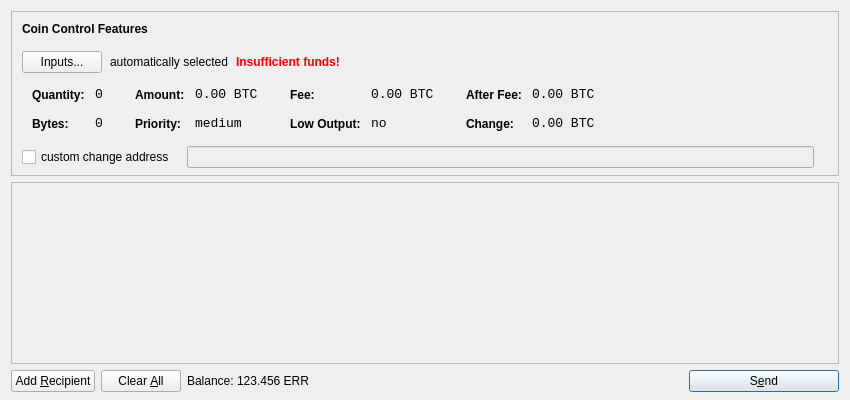
<?xml version="1.0" encoding="UTF-8"?>
<ui version="4.0">
 <class>SendCoinsDialog</class>
 <widget class="QDialog" name="SendCoinsDialog">
  <property name="geometry">
   <rect>
    <x>0</x>
    <y>0</y>
    <width>850</width>
    <height>400</height>
   </rect>
  </property>
  <property name="windowTitle">
   <string>Send Coins</string>
  </property>
  <layout class="QVBoxLayout" name="verticalLayout" stretch="0,1,0">
   <property name="bottomMargin">
    <number>8</number>
   </property>
   <item>
    <widget class="QFrame" name="frameCoinControl">
     <property name="sizePolicy">
      <sizepolicy hsizetype="Expanding" vsizetype="Expanding">
       <horstretch>0</horstretch>
       <verstretch>0</verstretch>
      </sizepolicy>
     </property>
     <property name="maximumSize">
      <size>
       <width>16777215</width>
       <height>16777215</height>
      </size>
     </property>
     <property name="frameShape">
      <enum>QFrame::StyledPanel</enum>
     </property>
     <property name="frameShadow">
      <enum>QFrame::Sunken</enum>
     </property>
     <layout class="QVBoxLayout" name="verticalLayoutCoinControl2">
      <property name="spacing">
       <number>-1</number>
      </property>
      <property name="leftMargin">
       <number>0</number>
      </property>
      <property name="topMargin">
       <number>0</number>
      </property>
      <property name="rightMargin">
       <number>0</number>
      </property>
      <property name="bottomMargin">
       <number>6</number>
      </property>
      <item>
       <layout class="QVBoxLayout" name="verticalLayoutCoinControl" stretch="0,0,0,0,1">
        <property name="spacing">
         <number>0</number>
        </property>
        <property name="leftMargin">
         <number>10</number>
        </property>
        <property name="topMargin">
         <number>10</number>
        </property>
        <item>
         <layout class="QHBoxLayout" name="horizontalLayoutCoinControl1">
          <property name="bottomMargin">
           <number>15</number>
          </property>
          <item>
           <widget class="QLabel" name="labelCoinControlFeatures">
            <property name="sizePolicy">
             <sizepolicy hsizetype="Preferred" vsizetype="Maximum">
              <horstretch>0</horstretch>
              <verstretch>0</verstretch>
             </sizepolicy>
            </property>
            <property name="font">
             <font>
              <weight>75</weight>
              <bold>true</bold>
             </font>
            </property>
            <property name="styleSheet">
             <string notr="true">font-weight:bold;</string>
            </property>
            <property name="text">
             <string>Coin Control Features</string>
            </property>
           </widget>
          </item>
         </layout>
        </item>
        <item>
         <layout class="QHBoxLayout" name="horizontalLayoutCoinControl2" stretch="0,0,0,0">
          <property name="spacing">
           <number>8</number>
          </property>
          <property name="bottomMargin">
           <number>10</number>
          </property>
          <item>
           <widget class="QPushButton" name="pushButtonCoinControl">
            <property name="styleSheet">
             <string notr="true"/>
            </property>
            <property name="text">
             <string>Inputs...</string>
            </property>
           </widget>
          </item>
          <item>
           <widget class="QLabel" name="labelCoinControlAutomaticallySelected">
            <property name="text">
             <string>automatically selected</string>
            </property>
            <property name="margin">
             <number>5</number>
            </property>
           </widget>
          </item>
          <item>
           <widget class="QLabel" name="labelCoinControlInsuffFunds">
            <property name="font">
             <font>
              <weight>75</weight>
              <bold>true</bold>
             </font>
            </property>
            <property name="styleSheet">
             <string notr="true">color:red;font-weight:bold;</string>
            </property>
            <property name="text">
             <string>Insufficient funds!</string>
            </property>
            <property name="margin">
             <number>5</number>
            </property>
           </widget>
          </item>
          <item>
           <spacer name="horizontalSpacerCoinControl">
            <property name="orientation">
             <enum>Qt::Horizontal</enum>
            </property>
            <property name="sizeHint" stdset="0">
             <size>
              <width>40</width>
              <height>1</height>
             </size>
            </property>
           </spacer>
          </item>
         </layout>
        </item>
        <item>
         <widget class="QWidget" name="widgetCoinControl" native="true">
          <property name="sizePolicy">
           <sizepolicy hsizetype="Preferred" vsizetype="Preferred">
            <horstretch>0</horstretch>
            <verstretch>0</verstretch>
           </sizepolicy>
          </property>
          <property name="minimumSize">
           <size>
            <width>0</width>
            <height>0</height>
           </size>
          </property>
          <property name="styleSheet">
           <string notr="true"/>
          </property>
          <layout class="QHBoxLayout" name="horizontalLayoutCoinControl5">
           <property name="margin">
            <number>0</number>
           </property>
           <item>
            <layout class="QHBoxLayout" name="horizontalLayoutCoinControl3" stretch="0,0,0,1">
             <property name="spacing">
              <number>20</number>
             </property>
             <property name="topMargin">
              <number>0</number>
             </property>
             <property name="bottomMargin">
              <number>10</number>
             </property>
             <item>
              <layout class="QFormLayout" name="formLayoutCoinControl1">
               <property name="horizontalSpacing">
                <number>10</number>
               </property>
               <property name="verticalSpacing">
                <number>14</number>
               </property>
               <property name="leftMargin">
                <number>10</number>
               </property>
               <property name="topMargin">
                <number>4</number>
               </property>
               <property name="rightMargin">
                <number>6</number>
               </property>
               <item row="0" column="0">
                <widget class="QLabel" name="labelCoinControlQuantityText">
                 <property name="styleSheet">
                  <string notr="true">font-weight:bold;</string>
                 </property>
                 <property name="text">
                  <string>Quantity:</string>
                 </property>
                 <property name="margin">
                  <number>0</number>
                 </property>
                </widget>
               </item>
               <item row="0" column="1">
                <widget class="QLabel" name="labelCoinControlQuantity">
                 <property name="font">
                  <font>
                   <family>Monospace</family>
                   <pointsize>10</pointsize>
                  </font>
                 </property>
                 <property name="cursor">
                  <cursorShape>IBeamCursor</cursorShape>
                 </property>
                 <property name="contextMenuPolicy">
                  <enum>Qt::ActionsContextMenu</enum>
                 </property>
                 <property name="text">
                  <string notr="true">0</string>
                 </property>
                 <property name="margin">
                  <number>0</number>
                 </property>
                 <property name="textInteractionFlags">
                  <set>Qt::LinksAccessibleByMouse|Qt::TextSelectableByKeyboard|Qt::TextSelectableByMouse</set>
                 </property>
                </widget>
               </item>
               <item row="1" column="0">
                <widget class="QLabel" name="labelCoinControlBytesText">
                 <property name="styleSheet">
                  <string notr="true">font-weight:bold;</string>
                 </property>
                 <property name="text">
                  <string>Bytes:</string>
                 </property>
                </widget>
               </item>
               <item row="1" column="1">
                <widget class="QLabel" name="labelCoinControlBytes">
                 <property name="font">
                  <font>
                   <family>Monospace</family>
                   <pointsize>10</pointsize>
                  </font>
                 </property>
                 <property name="cursor">
                  <cursorShape>IBeamCursor</cursorShape>
                 </property>
                 <property name="contextMenuPolicy">
                  <enum>Qt::ActionsContextMenu</enum>
                 </property>
                 <property name="text">
                  <string notr="true">0</string>
                 </property>
                 <property name="textInteractionFlags">
                  <set>Qt::LinksAccessibleByMouse|Qt::TextSelectableByKeyboard|Qt::TextSelectableByMouse</set>
                 </property>
                </widget>
               </item>
              </layout>
             </item>
             <item>
              <layout class="QFormLayout" name="formLayoutCoinControl2">
               <property name="horizontalSpacing">
                <number>10</number>
               </property>
               <property name="verticalSpacing">
                <number>14</number>
               </property>
               <property name="leftMargin">
                <number>6</number>
               </property>
               <property name="topMargin">
                <number>4</number>
               </property>
               <property name="rightMargin">
                <number>6</number>
               </property>
               <item row="0" column="0">
                <widget class="QLabel" name="labelCoinControlAmountText">
                 <property name="styleSheet">
                  <string notr="true">font-weight:bold;</string>
                 </property>
                 <property name="text">
                  <string>Amount:</string>
                 </property>
                 <property name="margin">
                  <number>0</number>
                 </property>
                </widget>
               </item>
               <item row="0" column="1">
                <widget class="QLabel" name="labelCoinControlAmount">
                 <property name="font">
                  <font>
                   <family>Monospace</family>
                   <pointsize>10</pointsize>
                  </font>
                 </property>
                 <property name="cursor">
                  <cursorShape>IBeamCursor</cursorShape>
                 </property>
                 <property name="contextMenuPolicy">
                  <enum>Qt::ActionsContextMenu</enum>
                 </property>
                 <property name="text">
                  <string notr="true">0.00 BTC</string>
                 </property>
                 <property name="textInteractionFlags">
                  <set>Qt::LinksAccessibleByMouse|Qt::TextSelectableByKeyboard|Qt::TextSelectableByMouse</set>
                 </property>
                </widget>
               </item>
               <item row="1" column="0">
                <widget class="QLabel" name="labelCoinControlPriorityText">
                 <property name="styleSheet">
                  <string notr="true">font-weight:bold;</string>
                 </property>
                 <property name="text">
                  <string>Priority:</string>
                 </property>
                </widget>
               </item>
               <item row="1" column="1">
                <widget class="QLabel" name="labelCoinControlPriority">
                 <property name="font">
                  <font>
                   <family>Monospace</family>
                   <pointsize>10</pointsize>
                  </font>
                 </property>
                 <property name="cursor">
                  <cursorShape>IBeamCursor</cursorShape>
                 </property>
                 <property name="contextMenuPolicy">
                  <enum>Qt::ActionsContextMenu</enum>
                 </property>
                 <property name="text">
                  <string>medium</string>
                 </property>
                 <property name="textInteractionFlags">
                  <set>Qt::LinksAccessibleByMouse|Qt::TextSelectableByKeyboard|Qt::TextSelectableByMouse</set>
                 </property>
                </widget>
               </item>
              </layout>
             </item>
             <item>
              <layout class="QFormLayout" name="formLayoutCoinControl3">
               <property name="horizontalSpacing">
                <number>10</number>
               </property>
               <property name="verticalSpacing">
                <number>14</number>
               </property>
               <property name="leftMargin">
                <number>6</number>
               </property>
               <property name="topMargin">
                <number>4</number>
               </property>
               <property name="rightMargin">
                <number>6</number>
               </property>
               <item row="0" column="0">
                <widget class="QLabel" name="labelCoinControlFeeText">
                 <property name="styleSheet">
                  <string notr="true">font-weight:bold;</string>
                 </property>
                 <property name="text">
                  <string>Fee:</string>
                 </property>
                 <property name="margin">
                  <number>0</number>
                 </property>
                </widget>
               </item>
               <item row="0" column="1">
                <widget class="QLabel" name="labelCoinControlFee">
                 <property name="font">
                  <font>
                   <family>Monospace</family>
                   <pointsize>10</pointsize>
                  </font>
                 </property>
                 <property name="cursor">
                  <cursorShape>IBeamCursor</cursorShape>
                 </property>
                 <property name="contextMenuPolicy">
                  <enum>Qt::ActionsContextMenu</enum>
                 </property>
                 <property name="text">
                  <string notr="true">0.00 BTC</string>
                 </property>
                 <property name="textInteractionFlags">
                  <set>Qt::LinksAccessibleByMouse|Qt::TextSelectableByKeyboard|Qt::TextSelectableByMouse</set>
                 </property>
                </widget>
               </item>
               <item row="1" column="0">
                <widget class="QLabel" name="labelCoinControlLowOutputText">
                 <property name="styleSheet">
                  <string notr="true">font-weight:bold;</string>
                 </property>
                 <property name="text">
                  <string>Low Output:</string>
                 </property>
                </widget>
               </item>
               <item row="1" column="1">
                <widget class="QLabel" name="labelCoinControlLowOutput">
                 <property name="font">
                  <font>
                   <family>Monospace</family>
                   <pointsize>10</pointsize>
                  </font>
                 </property>
                 <property name="cursor">
                  <cursorShape>IBeamCursor</cursorShape>
                 </property>
                 <property name="contextMenuPolicy">
                  <enum>Qt::ActionsContextMenu</enum>
                 </property>
                 <property name="text">
                  <string>no</string>
                 </property>
                 <property name="textInteractionFlags">
                  <set>Qt::LinksAccessibleByMouse|Qt::TextSelectableByKeyboard|Qt::TextSelectableByMouse</set>
                 </property>
                </widget>
               </item>
              </layout>
             </item>
             <item>
              <layout class="QFormLayout" name="formLayoutCoinControl4">
               <property name="horizontalSpacing">
                <number>10</number>
               </property>
               <property name="verticalSpacing">
                <number>14</number>
               </property>
               <property name="leftMargin">
                <number>6</number>
               </property>
               <property name="topMargin">
                <number>4</number>
               </property>
               <property name="rightMargin">
                <number>6</number>
               </property>
               <item row="0" column="0">
                <widget class="QLabel" name="labelCoinControlAfterFeeText">
                 <property name="styleSheet">
                  <string notr="true">font-weight:bold;</string>
                 </property>
                 <property name="text">
                  <string>After Fee:</string>
                 </property>
                 <property name="margin">
                  <number>0</number>
                 </property>
                </widget>
               </item>
               <item row="0" column="1">
                <widget class="QLabel" name="labelCoinControlAfterFee">
                 <property name="font">
                  <font>
                   <family>Monospace</family>
                   <pointsize>10</pointsize>
                  </font>
                 </property>
                 <property name="cursor">
                  <cursorShape>IBeamCursor</cursorShape>
                 </property>
                 <property name="contextMenuPolicy">
                  <enum>Qt::ActionsContextMenu</enum>
                 </property>
                 <property name="text">
                  <string notr="true">0.00 BTC</string>
                 </property>
                 <property name="textInteractionFlags">
                  <set>Qt::LinksAccessibleByMouse|Qt::TextSelectableByKeyboard|Qt::TextSelectableByMouse</set>
                 </property>
                </widget>
               </item>
               <item row="1" column="0">
                <widget class="QLabel" name="labelCoinControlChangeText">
                 <property name="styleSheet">
                  <string notr="true">font-weight:bold;</string>
                 </property>
                 <property name="text">
                  <string>Change:</string>
                 </property>
                </widget>
               </item>
               <item row="1" column="1">
                <widget class="QLabel" name="labelCoinControlChange">
                 <property name="font">
                  <font>
                   <family>Monospace</family>
                   <pointsize>10</pointsize>
                  </font>
                 </property>
                 <property name="cursor">
                  <cursorShape>IBeamCursor</cursorShape>
                 </property>
                 <property name="contextMenuPolicy">
                  <enum>Qt::ActionsContextMenu</enum>
                 </property>
                 <property name="text">
                  <string notr="true">0.00 BTC</string>
                 </property>
                 <property name="textInteractionFlags">
                  <set>Qt::LinksAccessibleByMouse|Qt::TextSelectableByKeyboard|Qt::TextSelectableByMouse</set>
                 </property>
                </widget>
               </item>
              </layout>
             </item>
            </layout>
           </item>
          </layout>
         </widget>
        </item>
        <item>
         <layout class="QHBoxLayout" name="horizontalLayoutCoinControl4" stretch="0,0,0">
          <property name="spacing">
           <number>12</number>
          </property>
          <property name="sizeConstraint">
           <enum>QLayout::SetDefaultConstraint</enum>
          </property>
          <property name="topMargin">
           <number>5</number>
          </property>
          <property name="rightMargin">
           <number>5</number>
          </property>
          <item>
           <widget class="QCheckBox" name="checkBoxCoinControlChange">
            <property name="text">
             <string>custom change address</string>
            </property>
           </widget>
          </item>
          <item>
           <widget class="QLineEdit" name="lineEditCoinControlChange">
            <property name="enabled">
             <bool>false</bool>
            </property>
            <property name="sizePolicy">
             <sizepolicy hsizetype="Expanding" vsizetype="Fixed">
              <horstretch>0</horstretch>
              <verstretch>0</verstretch>
             </sizepolicy>
            </property>
           </widget>
          </item>
          <item>
           <widget class="QLabel" name="labelCoinControlChangeLabel">
            <property name="sizePolicy">
             <sizepolicy hsizetype="Preferred" vsizetype="Expanding">
              <horstretch>0</horstretch>
              <verstretch>0</verstretch>
             </sizepolicy>
            </property>
            <property name="minimumSize">
             <size>
              <width>0</width>
              <height>0</height>
             </size>
            </property>
            <property name="text">
             <string/>
            </property>
            <property name="margin">
             <number>3</number>
            </property>
           </widget>
          </item>
         </layout>
        </item>
        <item>
         <spacer name="verticalSpacerCoinControl">
          <property name="orientation">
           <enum>Qt::Vertical</enum>
          </property>
          <property name="sizeHint" stdset="0">
           <size>
            <width>800</width>
            <height>1</height>
           </size>
          </property>
         </spacer>
        </item>
       </layout>
      </item>
     </layout>
    </widget>
   </item>
   <item>
    <widget class="QScrollArea" name="scrollArea">
     <property name="widgetResizable">
      <bool>true</bool>
     </property>
     <widget class="QWidget" name="scrollAreaWidgetContents">
      <property name="geometry">
       <rect>
        <x>0</x>
        <y>0</y>
        <width>830</width>
        <height>165</height>
       </rect>
      </property>
      <layout class="QVBoxLayout" name="verticalLayout_2">
       <property name="margin">
        <number>0</number>
       </property>
       <item>
        <layout class="QVBoxLayout" name="entries">
         <property name="spacing">
          <number>6</number>
         </property>
        </layout>
       </item>
       <item>
        <spacer name="verticalSpacer">
         <property name="orientation">
          <enum>Qt::Vertical</enum>
         </property>
         <property name="sizeHint" stdset="0">
          <size>
           <width>20</width>
           <height>40</height>
          </size>
         </property>
        </spacer>
       </item>
      </layout>
     </widget>
    </widget>
   </item>
   <item>
    <layout class="QHBoxLayout" name="horizontalLayout">
     <item>
      <widget class="QPushButton" name="addButton">
       <property name="toolTip">
        <string>Send to multiple recipients at once</string>
       </property>
       <property name="text">
        <string>Add &amp;Recipient</string>
       </property>
       <property name="icon">
        <iconset resource="../bitcoin.qrc">
         <normaloff>:/icons/add</normaloff>:/icons/add</iconset>
       </property>
       <property name="autoDefault">
        <bool>false</bool>
       </property>
      </widget>
     </item>
     <item>
      <widget class="QPushButton" name="clearButton">
       <property name="sizePolicy">
        <sizepolicy hsizetype="Minimum" vsizetype="Fixed">
         <horstretch>0</horstretch>
         <verstretch>0</verstretch>
        </sizepolicy>
       </property>
       <property name="toolTip">
        <string>Remove all transaction fields</string>
       </property>
       <property name="text">
        <string>Clear &amp;All</string>
       </property>
       <property name="icon">
        <iconset resource="../bitcoin.qrc">
         <normaloff>:/icons/remove</normaloff>:/icons/remove</iconset>
       </property>
       <property name="autoRepeatDelay">
        <number>300</number>
       </property>
       <property name="autoDefault">
        <bool>false</bool>
       </property>
      </widget>
     </item>
     <item>
      <layout class="QHBoxLayout" name="horizontalLayout_2">
       <property name="spacing">
        <number>3</number>
       </property>
       <item>
        <widget class="QLabel" name="label">
         <property name="text">
          <string>Balance:</string>
         </property>
        </widget>
       </item>
       <item>
        <widget class="QLabel" name="labelBalance">
         <property name="cursor">
          <cursorShape>IBeamCursor</cursorShape>
         </property>
         <property name="text">
          <string>123.456 ERR</string>
         </property>
         <property name="textInteractionFlags">
          <set>Qt::LinksAccessibleByMouse|Qt::TextSelectableByKeyboard|Qt::TextSelectableByMouse</set>
         </property>
        </widget>
       </item>
      </layout>
     </item>
     <item>
      <spacer name="horizontalSpacer">
       <property name="orientation">
        <enum>Qt::Horizontal</enum>
       </property>
       <property name="sizeHint" stdset="0">
        <size>
         <width>40</width>
         <height>20</height>
        </size>
       </property>
      </spacer>
     </item>
     <item>
      <widget class="QPushButton" name="sendButton">
       <property name="minimumSize">
        <size>
         <width>150</width>
         <height>0</height>
        </size>
       </property>
       <property name="toolTip">
        <string>Confirm the send action</string>
       </property>
       <property name="text">
        <string>S&amp;end</string>
       </property>
       <property name="icon">
        <iconset resource="../bitcoin.qrc">
         <normaloff>:/icons/send</normaloff>:/icons/send</iconset>
       </property>
       <property name="default">
        <bool>true</bool>
       </property>
      </widget>
     </item>
    </layout>
   </item>
  </layout>
 </widget>
 <resources>
  <include location="../bitcoin.qrc"/>
 </resources>
 <connections/>
</ui>
